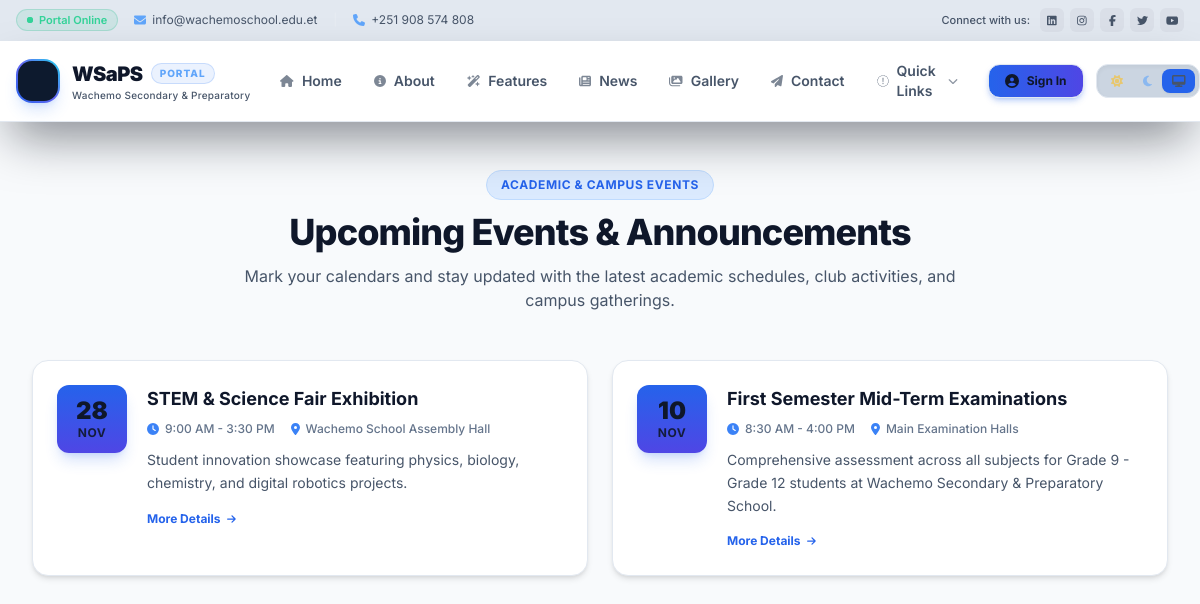
Screenshot of /event/ with the database file from the repository.
### wachemosaps/models.py (models this page shows, shortened)
class Event(models.Model):
    title = models.CharField(max_length=200)
    description = models.TextField()
    day = models.IntegerField(validators=[MinValueValidator(1), MaxValueValidator(31)])
    MONTH_CHOICES = [
        ('Jan', 'January'),
        ('Feb', 'February'),
        ('Mar', 'March'),
        ('Apr', 'April'),
        ('May', 'May'),
        ('Jun', 'June'),
        ('Jul', 'July'),
        ('Aug', 'August'),
        ('Sep', 'September'),
        ('Oct', 'October'),
        ('Nov', 'November'),
        ('Dec', 'December'),
    ]
    month = models.CharField(max_length=3, choices=MONTH_CHOICES)
    location = models.CharField(max_length=200, blank=True, null=True)
    duration = models.CharField(max_length=100, blank=True, null=True)

### wachemosaps/views.py (the view)
# urls.py: path('event/', views.event, name='event'),
def event(request):
    events= Event.objects.all().order_by('-day', '-month')
    context = {
        'events': events
    }
    return render(request, 'event.html', context)

### templates/event.html (shortened to what this page needs)
{% extends "base.html" %}
{% block content %}
<section class="bg-slate-50 dark:bg-navy-900 min-h-screen py-12 transition-colors duration-300">
  <div class="max-w-7xl mx-auto px-4 sm:px-6 lg:px-8">
    <div class="text-center max-w-3xl mx-auto mb-12">
      <span class="px-3.5 py-1.5 text-xs font-bold uppercase tracking-wider text-blue-600 dark:text-blue-400 bg-blue-100 dark:bg-blue-500/10 border border-blue-200 dark:border-blue-500/20 rounded-full inline-block mb-3">
        Academic & Campus Events
      </span>
      <h1 class="text-3xl sm:text-4xl font-extrabold text-slate-900 dark:text-white tracking-tight mb-3">
        Upcoming Events & Announcements
      </h1>
      <p class="text-base text-slate-600 dark:text-gray-400">
        Mark your calendars and stay updated with the latest academic schedules, club activities, and campus gatherings.
      </p>
    </div>
    <div class="grid grid-cols-1 md:grid-cols-2 gap-6">
      {% for event in events %}
      <div class="bg-white dark:bg-navy-800/80 border border-slate-200 dark:border-white/10 rounded-2xl p-6 shadow-md dark:shadow-none hover:shadow-xl hover:border-blue-500/40 transition-all duration-300 flex gap-5 items-start">
        <div class="bg-gradient-to-b from-blue-600 to-indigo-600 text-white rounded-xl p-3.5 text-center min-w-[70px] shadow-lg shadow-blue-600/20 shrink-0">
          <span class="block text-2xl font-black leading-none mb-1">{{ event.day }}</span>
          <span class="block text-xs font-bold uppercase tracking-wider leading-none opacity-90">{{ event.month }}</span>
        </div>
        <div class="flex-1">
          <h3 class="font-bold text-lg text-slate-900 dark:text-white group-hover:text-blue-600 transition-colors">{{ event.title }}</h3>
          <div class="flex flex-wrap items-center gap-4 mt-2 text-xs font-medium text-slate-500 dark:text-gray-400">
            <span class="flex items-center gap-1.5">
              <i class="fas fa-clock text-blue-500"></i>{{ event.duration }}
            </span>
            <span class="flex items-center gap-1.5">
              <i class="fas fa-map-marker-alt text-blue-500"></i>{{ event.location }}
            </span>
          </div>
          <p class="mt-3 text-slate-600 dark:text-gray-300 text-sm leading-relaxed">{{ event.description }}</p>
          <a href="#" class="inline-flex items-center gap-1.5 mt-4 text-xs font-bold text-blue-600 dark:text-blue-400 hover:text-blue-700 dark:hover:text-blue-300 transition-colors group">
            More Details <i class="fas fa-arrow-right text-[10px] transform group-hover:translate-x-1 transition-transform"></i>
          </a>
        </div>
      </div>
      {% endfor %}
    </div>
  </div>
</section>
{% endblock %}

### templates/base.html (style rules this page uses)
:root, [data-theme="dark"] { color-scheme: dark; --c-bg: #0d1a2e; --c-bg-2: #112240; --c-bg-3: #162d50; --c-bg-card: rgba(255,255,255,0.05); --c-bg-input: rgba(255,255,255,0.08); --c-border: rgba(255,255,255,0.08); --c-border-2: rgba(255,255,255,0.12); --c-text: #ffffff; --c-text-2: #94a3b8; --c-text-3: #64748b; --c-glass: rgba(8, 17, 32, 0.82); --c-glass-border: rgba(255,255,255,0.15); --c-shadow: rgba(0,0,0,0.6); --c-hover: rgba(255,255,255,0.05); --c-scrollbar: #0d1a2e; --c-accent: #2563eb; --c-accent-glow: rgba(37,99,235,0.25); --c-danger: rgba(239,68,68,0.1); --c-danger-text: #fca5a5; }
[data-theme="light"] { color-scheme: light; --c-bg: #f1f5f9; --c-bg-2: #ffffff; --c-bg-3: #f8fafc; --c-bg-card: #ffffff; --c-bg-input: #f8fafc; --c-border: #e2e8f0; --c-border-2: #cbd5e1; --c-text: #0f172a; --c-text-2: #475569; --c-text-3: #94a3b8; --c-glass: rgba(255,255,255,0.85); --c-glass-border: rgba(255,255,255,0.90); --c-shadow: rgba(15,23,42,0.15); --c-hover: rgba(15,23,42,0.04); --c-scrollbar: #e2e8f0; --c-accent: #2563eb; --c-accent-glow: rgba(37,99,235,0.15); --c-danger: rgba(239,68,68,0.08); --c-danger-text: #dc2626; }
* { font-family: 'Inter', sans-serif; box-sizing: border-box; }
html, body { background: var(--c-bg); color: var(--c-text); transition: background-color 0.3s ease, color 0.3s ease; }
[data-theme="light"] .text-white { color: var(--c-text) !important; }
[data-theme="light"] ::placeholder { color: var(--c-text-3) !important; }

### rows the page displays
Event: day "28", month "NOV", title "STEM & Science Fair Exhibition", duration "9:00 AM - 3:30 PM", location "Wachemo School Assembly Hall", description "Student innovation showcase featuring physics, biology, chemistry, and digital robotics projects."
Event: day "10", month "NOV", title "First Semester Mid-Term Examinations", duration "8:30 AM - 4:00 PM", location "Main Examination Halls", description "Comprehensive assessment across all subjects for Grade 9 - Grade 12 students at Wachemo Secondary & Preparatory School."
